Frame 1 (no input): blank canvas, image omitted
Frame 60 (no input): blank canvas, image omitted
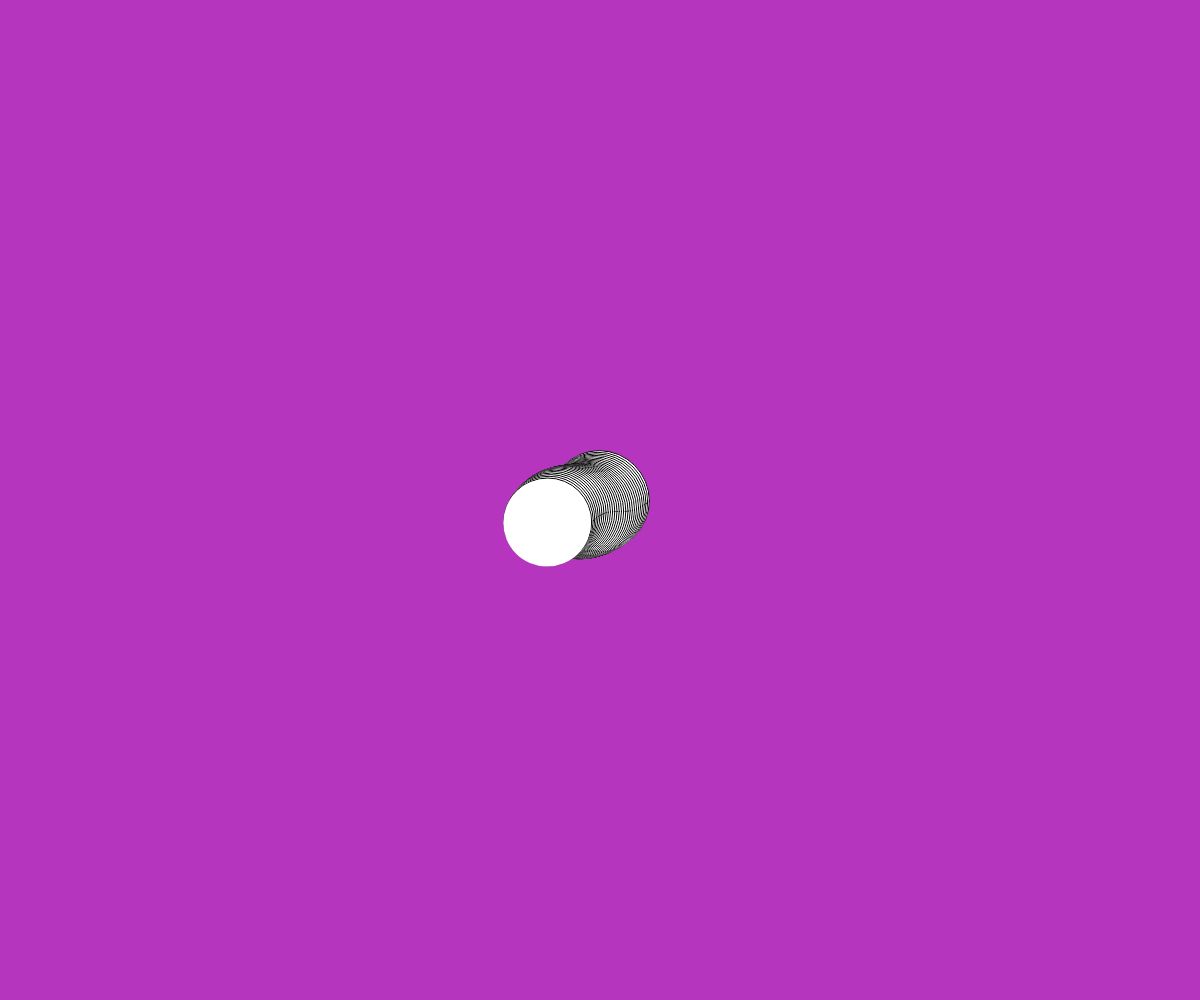
Frame 120 (the mouse pressed at the canvas centre since frame 60)

The p5.js sketch whose frames 1 and 60 were blank and that drew this single picture after the mouse press (run headless with seeded random() and noise() and a simulated clock; from frame 60 on, the mouse is pressed at the canvas centre):

// p5.js sketch
// ── sketch.js
var noiseScale = 0.01;

var wooshes = [];
var elapsedTime = 0;

function setup() {
  createCanvas(windowWidth, windowHeight);

  background(random(255),random(255),random(255));
}

function draw() {
  cleanUp();

  for (var i = 0; i < wooshes.length; i++) {
    wooshes[i].update();
  }

  elapsedTime += deltaTime;
}

function mousePressed() {
  var w = new Woosh(mouseX, mouseY);
  wooshes.push(w);
}

function cleanUp() {
  for (var i = wooshes.length - 1; i >= 0; i--) {
    if (wooshes[i].isDone()) {
      wooshes.splice(i, 1);
    }
  }
}

function drawBackground(){

}
// ── woosh.js
var startSize = 100;

function Woosh(x, y) {
    this.x = x;
    this.y = y;
    this.lifespan = 8000;
    this.elapsedTime = 0;
    this.s = true;

    this.update = function () {
        //stroke(this.lifespan);
        if (this.s) { stroke(0); } else { noStroke(); }
        this.s = !this.s;

        fill(255);

        var rad = radians(noise(this.x * noiseScale, this.y * noiseScale) * 360);
        var moveDir = p5.Vector.fromAngle(rad);

        this.x += moveDir.x;
        this.y += moveDir.y;

        circle(this.x, this.y,
            (1 - (this.lifeTimeRelative())) * startSize);

        this.elapsedTime += deltaTime;
    }

    this.isDone = function () {
        if (this.elapsedTime < this.lifespan) {
            return false;
        }
        else { return true; }
    }

    this.lifeTimeRelative = function () {
        return this.elapsedTime / this.lifespan;
    }
}
